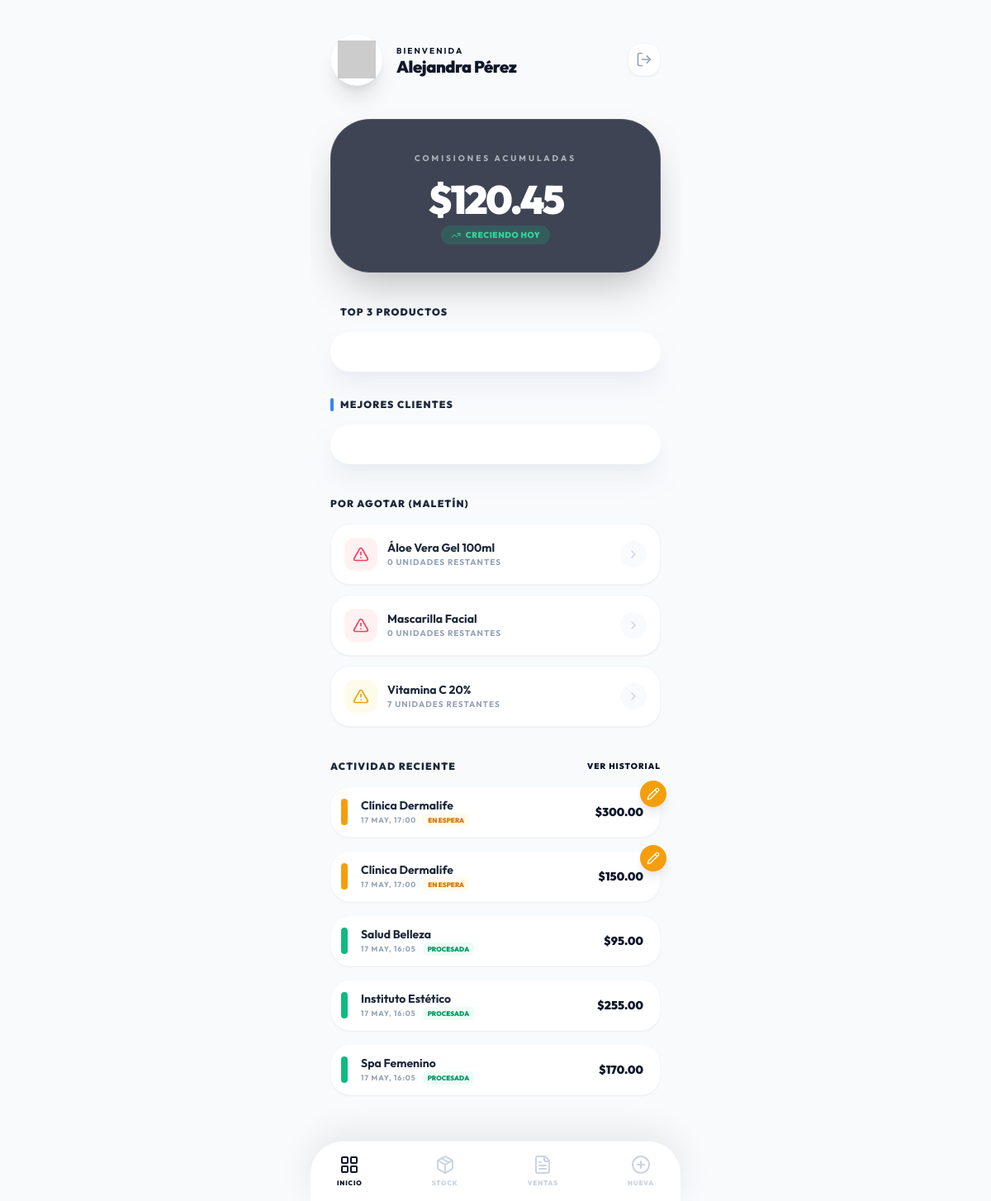
The page /vendedor/dashboard (signed in) on the database its author committed.
### models.py (models this page shows)
class Vendedor(db.Model):
    id = db.Column(db.Integer, primary_key=True)
    cedula = db.Column(db.String(20), unique=True, nullable=False)
    nombre = db.Column(db.String(100), nullable=False)
    usuario = db.Column(db.String(50), unique=True, nullable=False)
    password = db.Column(db.String(200), nullable=False)
    rol = db.Column(db.String(20), default='vendedor') # 'vendedor' o 'admin'
    zona = db.Column(db.String(50)) # Estado de Venezuela (Caracas, Zulia, etc.)
    inventario = db.relationship('InventarioVendedor', backref='vendedor', lazy=True)

class InventarioVendedor(db.Model):
    id = db.Column(db.Integer, primary_key=True)
    id_vendedor = db.Column(db.Integer, db.ForeignKey('vendedor.id'), nullable=False)
    id_producto = db.Column(db.Integer, db.ForeignKey('producto.id'), nullable=False)
    cantidad = db.Column(db.Integer, default=0) # El stock de la vendedora
    producto = db.relationship('Producto', backref='inventarios')

class Producto(db.Model):
    id = db.Column(db.Integer, primary_key=True)
    codigo = db.Column(db.String(20), unique=True, nullable=False)
    nombre = db.Column(db.String(100), nullable=False)
    categoria = db.Column(db.String(100), nullable=False)
    precios = db.Column(db.Float, nullable=False)
    comision = db.Column(db.Float)
    stock_central = db.Column(db.Integer, default=0) # Almacén principal

class Venta(db.Model):
    id = db.Column(db.Integer, primary_key=True)
    codigo_factura = db.Column(db.String(20)) # Para agrupar productos de una misma venta
    id_vendedor = db.Column(db.Integer, db.ForeignKey('vendedor.id'), nullable=False)
    id_cliente = db.Column(db.Integer, db.ForeignKey('cliente.id'), nullable=False)
    id_producto = db.Column(db.Integer, db.ForeignKey('producto.id'), nullable=False)
    cantidad = db.Column(db.Integer, nullable=False)
    total = db.Column(db.Float, nullable=False)
    fecha = db.Column(db.DateTime, default=db.func.current_timestamp())
    estado = db.Column(db.String(20), default='En espera') # En espera, Procesada, Rechazada
    vendedor = db.relationship('Vendedor', backref='ventas')
    cliente = db.relationship('Cliente', backref='ventas')
    producto = db.relationship('Producto')

class Cliente(db.Model):
    id = db.Column(db.Integer, primary_key=True)
    rif = db.Column(db.String(20), unique=True, nullable=False)
    nombre = db.Column(db.String(100), nullable=False)
    direccion = db.Column(db.String(200))
    telefono = db.Column(db.String(20))
    estado = db.Column(db.String(50)) # Estado de Venezuela

### rutas_vendedor.py (the view)
@vendedor_bp.route('/dashboard')
def dashboard():
    id_vendedor = session['user_id']
    vendedor = Vendedor.query.get(id_vendedor)
    nombre = vendedor.nombre if vendedor else "Alejandra Pérez"
    iniciales = "".join([n[0] for n in nombre.split()])[:2].upper()
    ventas_vendedor = Venta.query.filter_by(id_vendedor=id_vendedor).all()
    comisiones = sum((v.total * (v.producto.comision or 0) / 100) for v in ventas_vendedor)
    from sqlalchemy import func, and_, outerjoin
    prod_join = outerjoin(Producto, Venta, and_(Venta.id_producto == Producto.id, Venta.id_vendedor == id_vendedor))
    top_productos_query = db.session.query(
        Producto.nombre,
        func.coalesce(func.sum(Venta.cantidad), 0).label('total')
    ).select_from(prod_join).group_by(Producto.id).order_by(func.coalesce(func.sum(Venta.cantidad), 0).desc()).limit(3).all()
    top_productos_list = [[p[0], int(p[1])] for p in top_productos_query]
    top_clientes_query = db.session.query(
        Cliente.nombre, func.count(Venta.id).label('total')
    ).join(Venta).filter(Venta.id_vendedor == id_vendedor).group_by(Cliente.id).order_by(func.count(Venta.id).desc()).limit(3).all()
    top_clientes_list = [[c[0], int(c[1])] for c in top_clientes_query]
    stock_bajo = InventarioVendedor.query.filter_by(id_vendedor=id_vendedor).order_by(InventarioVendedor.cantidad.asc()).limit(3).all()
    actividad = Venta.query.filter_by(id_vendedor=id_vendedor).order_by(Venta.fecha.desc()).limit(5).all()
    return render_template(
        'dashboard_vendedor.html',
        nombre_vendedor=nombre,
        iniciales=iniciales,
        comisiones="{:,.2f}".format(comisiones),
        top_productos=top_productos_list,
        top_clientes=top_clientes_list,
        stock_bajo=stock_bajo,
        actividad=actividad
    )

### rutas_vendedor.py (called while the page is built)
@vendedor_bp.before_request
def require_login():
    if 'user_id' not in session:
        flash("Debes iniciar sesión para acceder a esta página.", "warning")
        return redirect(url_for('auth.login'))

### templates/dashboard_vendedor.html (shortened to what this page needs)
<!doctype html>
<html lang="es" class="h-full">
<head>
    <script src="https://cdn.tailwindcss.com/3.4.17"></script>
</head>
<body class="h-full bg-slate-50 text-slate-900 selection:bg-gold-200">
    <div class="h-full w-full max-w-md mx-auto relative flex flex-col overflow-hidden bg-[#f8fafc]">
        <header class="px-6 pt-10 pb-6 flex items-center gap-4 sticky top-0 bg-[#f8fafc]/80 backdrop-blur-md z-30">
            <div class="w-16 h-16 rounded-[2rem] bg-white shadow-xl flex items-center justify-center p-2 border border-slate-100">
                <img src="{{ url_for('static', filename='img/logo.png') }}" class="w-full h-full object-contain" onerror="this.src='https://ui-avatars.com/api/?name=AMI&background=c9a84c&color=fff'">
            </div>
            <div class="flex-1">
                <p class="text-[10px] font-bold uppercase tracking-[0.2em] text-gold-600 mb-0.5">Bienvenida</p>
                <h1 class="text-xl font-black tracking-tight text-slate-900 leading-none">{{ nombre_vendedor }}</h1>
            </div>
            <a href="/auth/logout" class="w-10 h-10 rounded-2xl bg-white border border-slate-100 shadow-sm flex items-center justify-center text-slate-400 hover:text-rose-500 hover:bg-rose-50 transition-all flex-shrink-0">
                <i data-lucide="log-out" class="w-5 h-5"></i>
            </a>
        </header>
        <main class="flex-1 overflow-y-auto px-6 pb-32 no-scrollbar">
            <div class="mt-4 p-8 rounded-[3rem] glass-dark text-white shadow-2xl relative overflow-hidden group">
                <div class="absolute -right-10 -top-10 w-40 h-40 bg-gold-400 rounded-full blur-[60px] opacity-20 group-hover:opacity-40 transition-opacity"></div>
                <div class="relative z-10 text-center">
                    <span class="text-[10px] font-bold uppercase tracking-[0.3em] opacity-60">Comisiones Acumuladas</span>
                    <div class="mt-4 flex items-center justify-center gap-2">
                        <span class="text-5xl font-black tracking-tighter">${{ comisiones }}</span>
                    </div>
                    <div class="mt-2 inline-flex items-center gap-1.5 px-3 py-1 rounded-full bg-emerald-500/20 text-emerald-400 text-[10px] font-black uppercase tracking-wider">
                        <i data-lucide="trending-up" class="w-3 h-3"></i>
                        Creciendo hoy
                    </div>
                </div>
            </div>
            <div class="mt-10 space-y-8">
                <section>
                    <div class="flex items-center gap-2 mb-4">
                        <div class="w-1 h-4 bg-gold-500 rounded-full"></div>
                        <h2 class="text-xs font-black text-slate-800 uppercase tracking-widest">Top 3 Productos</h2>
                    </div>
                    <div class="bg-white p-6 rounded-[2.5rem] shadow-xl shadow-slate-200/50">
                    </div>
                </section>
                <section>
                    <div class="flex items-center gap-2 mb-4">
                        <div class="w-1 h-4 bg-blue-500 rounded-full"></div>
                        <h2 class="text-xs font-black text-slate-800 uppercase tracking-widest">Mejores Clientes</h2>
                    </div>
                    <div class="bg-white p-6 rounded-[2.5rem] shadow-xl shadow-slate-200/50">
                    </div>
                </section>
            </div>
            <div class="mt-10">
                <div class="flex justify-between items-center mb-4">
                    <h2 class="text-xs font-black text-slate-800 uppercase tracking-widest">Por agotar (Maletín)</h2>
                </div>
                <div class="grid grid-cols-1 gap-3">
                    {% for item in stock_bajo %}
                    <div class="bg-white p-4 rounded-3xl border border-slate-100 flex items-center justify-between shadow-sm">
                        <div class="flex items-center gap-3">
                            <div class="w-10 h-10 rounded-xl {% if item.cantidad < 5 %}bg-rose-50 text-rose-500{% else %}bg-amber-50 text-amber-500{% endif %} flex items-center justify-center">
                                <i data-lucide="alert-triangle" class="w-5 h-5"></i>
                            </div>
                            <div>
                                <p class="text-sm font-bold text-slate-800">{{ item.producto.nombre }}</p>
                                <p class="text-[10px] text-slate-400 font-bold uppercase tracking-widest">{{ item.cantidad }} unidades restantes</p>
                            </div>
                        </div>
                        <a href="/vendedor/inventario" class="p-2 bg-slate-50 rounded-full text-slate-300"><i data-lucide="chevron-right" class="w-4 h-4"></i></a>
                    </div>
                    {% endfor %}
                </div>
            </div>
            <div class="mt-10">
                <div class="flex justify-between items-center mb-4">
                    <h2 class="text-xs font-black text-slate-800 uppercase tracking-widest">Actividad Reciente</h2>
                    <a href="/vendedor/reporte_ventas" class="text-[10px] font-black text-gold-600 uppercase tracking-widest">Ver Historial</a>
                </div>
                <div class="space-y-4">
                    {% for v in actividad %}
                    <div class="flex items-center gap-4 p-3 bg-white rounded-3xl border border-slate-50 shadow-sm relative group">
                        {% if v.estado == 'En espera' %}
                        <a href="/vendedor/editar_factura/{{ v.codigo_factura }}" class="absolute -top-2 -right-2 w-8 h-8 rounded-full bg-amber-500 text-white shadow-lg flex items-center justify-center hover:scale-110 transition-transform z-10">
                            <i data-lucide="pencil" class="w-4 h-4"></i>
                        </a>
                        {% endif %}
                        <div class="w-2 h-8 rounded-full {% if v.estado == 'Procesada' %}bg-emerald-500{% elif v.estado == 'En espera' %}bg-amber-500{% else %}bg-rose-500{% endif %}"></div>
                        <div class="flex-1">
                            <p class="text-sm font-bold text-slate-800">{{ v.cliente.nombre }}</p>
                            <div class="flex items-center gap-2">
                                <p class="text-[9px] text-slate-400 font-bold uppercase tracking-widest">{{ v.fecha.strftime('%d %b, %H:%M') }}</p>
                                <span class="text-[8px] font-black uppercase px-1.5 py-0.5 rounded-md {% if v.estado == 'Procesada' %}bg-emerald-50 text-emerald-600{% elif v.estado == 'En espera' %}bg-amber-50 text-amber-600{% else %}bg-rose-50 text-rose-600{% endif %}">{{ v.estado }}</span>
                            </div>
                        </div>
                        <div class="flex flex-col items-end pr-2">
                            <span class="text-sm font-black text-slate-900">${{ "{:,.2f}".format(v.total) }}</span>
                        </div>
                    </div>
                    {% endfor %}
                </div>
            </div>
        </main>
        <nav class="fixed bottom-0 left-0 right-0 max-w-md mx-auto bg-white/90 backdrop-blur-xl border-t border-slate-100 px-8 py-4 flex justify-between items-center bottom-nav-shadow z-50 rounded-t-[2.5rem]">
            <a href="/vendedor/dashboard" class="flex flex-col items-center gap-1 text-gold-600">
                <i data-lucide="layout-grid" class="w-6 h-6"></i>
                <span class="text-[8px] font-black uppercase tracking-widest">Inicio</span>
            </a>
            <a href="/vendedor/inventario" class="flex flex-col items-center gap-1 text-slate-300 hover:text-slate-600 transition-colors">
                <i data-lucide="package" class="w-6 h-6"></i>
                <span class="text-[8px] font-black uppercase tracking-widest">Stock</span>
            </a>
            <a href="/vendedor/reporte_ventas" class="flex flex-col items-center gap-1 text-slate-300 hover:text-slate-600 transition-colors">
                <i data-lucide="file-text" class="w-6 h-6"></i>
                <span class="text-[8px] font-black uppercase tracking-widest">Ventas</span>
            </a>
            <a href="/vendedor/nueva_venta" class="flex flex-col items-center gap-1 text-slate-300 hover:text-gold-600 transition-colors">
                <i data-lucide="plus-circle" class="w-6 h-6"></i>
                <span class="text-[8px] font-black uppercase tracking-widest">Nueva</span>
            </a>
        </nav>
    </div>
</body>
</html>

### templates/dashboard_vendedor.html (style rules this page uses)
* { font-family: 'Outfit', sans-serif; -webkit-tap-highlight-color: transparent; }
.glass-dark { background: rgba(15, 23, 42, 0.8); backdrop-filter: blur(12px); -webkit-backdrop-filter: blur(12px); border: 1px solid rgba(255,255,255,0.1); }
.bottom-nav-shadow { box-shadow: 0 -10px 40px rgba(0,0,0,0.08); }
.no-scrollbar { -ms-overflow-style: none; scrollbar-width: none; }

### rows shown on the page
Vendedor: nombre "Alejandra Pérez"
InventarioVendedor: producto.nombre "Áloe Vera Gel 100ml", cantidad "0"
InventarioVendedor: producto.nombre "Mascarilla Facial", cantidad "0"
InventarioVendedor: producto.nombre "Vitamina C 20%", cantidad "7"
Venta: cliente.nombre "Clínica Dermalife", fecha "17 MAY, 17:00", estado "EN ESPERA", total "300.00"
Venta: cliente.nombre "Clínica Dermalife", fecha "17 MAY, 17:00", estado "EN ESPERA", total "150.00"
Venta: cliente.nombre "Salud Belleza", fecha "17 MAY, 16:05", estado "PROCESADA", total "95.00"
Venta: cliente.nombre "Instituto Estético", fecha "17 MAY, 16:05", estado "PROCESADA", total "255.00"
Venta: cliente.nombre "Spa Femenino", fecha "17 MAY, 16:05", estado "PROCESADA", total "170.00"

### other values the page prints
{{ comisiones }} "120.45"
